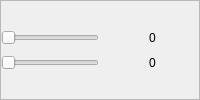
                               <widget class="QWidget" name="Page2_blur">
                                <layout class="QHBoxLayout" name="horizontalLayout_10">
                                 <property name="spacing">
                                  <number>10</number>
                                 </property>
                                 <property name="leftMargin">
                                  <number>0</number>
                                 </property>
                                 <property name="topMargin">
                                  <number>0</number>
                                 </property>
                                 <property name="rightMargin">
                                  <number>0</number>
                                 </property>
                                 <property name="bottomMargin">
                                  <number>0</number>
                                 </property>
                                 <item>
                                  <widget class="QFrame" name="frame_29">
                                   <property name="frameShape">
                                    <enum>QFrame::StyledPanel</enum>
                                   </property>
                                   <property name="frameShadow">
                                    <enum>QFrame::Raised</enum>
                                   </property>
                                   <layout class="QVBoxLayout" name="verticalLayout_3">
                                    <property name="spacing">
                                     <number>0</number>
                                    </property>
                                    <property name="leftMargin">
                                     <number>0</number>
                                    </property>
                                    <property name="topMargin">
                                     <number>0</number>
                                    </property>
                                    <property name="rightMargin">
                                     <number>0</number>
                                    </property>
                                    <property name="bottomMargin">
                                     <number>0</number>
                                    </property>
                                    <item>
                                     <layout class="QGridLayout" name="gridLayout_8">
                                      <property name="horizontalSpacing">
                                       <number>50</number>
                                      </property>
                                      <property name="verticalSpacing">
                                       <number>10</number>
                                      </property>
                                      <item row="1" column="0">
                                       <widget class="QSlider" name="slider_sigma_gaussian_blur">
                                        <property name="minimum">
                                         <number>0</number>
                                        </property>
                                        <property name="maximum">
                                         <number>100</number>
                                        </property>
                                        <property name="value">
                                         <number>0</number>
                                        </property>
                                        <property name="orientation">
                                         <enum>Qt::Horizontal</enum>
                                        </property>
                                       </widget>
                                      </item>
                                      <item row="0" column="0">
                                       <widget class="QSlider" name="slider_kernel_gaussian_blur">
                                        <property name="minimum">
                                         <number>1</number>
                                        </property>
                                        <property name="maximum">
                                         <number>10</number>
                                        </property>
                                        <property name="orientation">
                                         <enum>Qt::Horizontal</enum>
                                        </property>
                                       </widget>
                                      </item>
                                      <item row="0" column="1">
                                       <widget class="QLabel" name="label_gaussian_blur">
                                        <property name="minimumSize">
                                         <size>
                                          <width>50</width>
                                          <height>0</height>
                                         </size>
                                        </property>
                                        <property name="text">
                                         <string>0</string>
                                        </property>
                                       </widget>
                                      </item>
                                      <item row="1" column="1">
                                       <widget class="QLabel" name="label_sigma_gaussian_blur">
                                        <property name="minimumSize">
                                         <size>
                                          <width>50</width>
                                          <height>0</height>
                                         </size>
                                        </property>
                                        <property name="text">
                                         <string>0</string>
                                        </property>
                                       </widget>
                                      </item>
                                     </layout>
                                    </item>
                                   </layout>
                                  </widget>
                                 </item>
                                </layout>
                               </widget>
